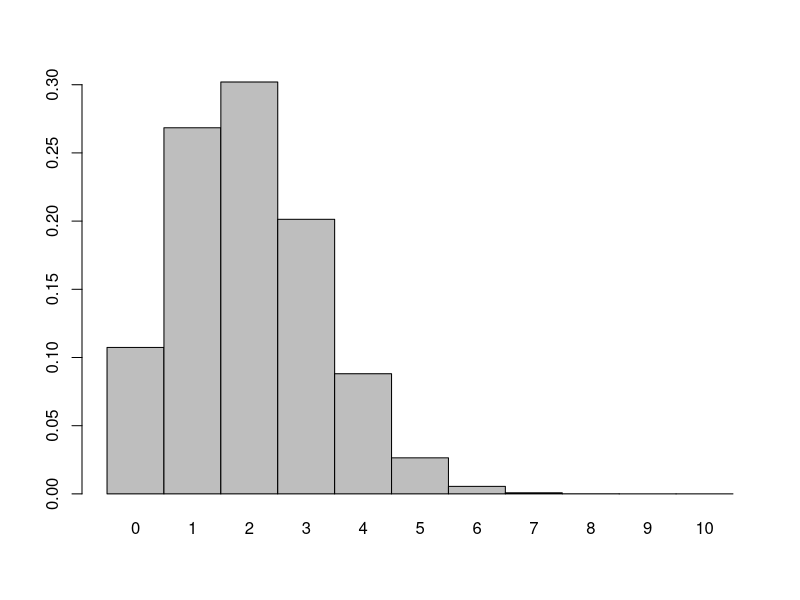

This figure's R source:
y<-dbinom(0:10,size=10,prob=1/5) 
#we are plotting a bar plot based on y the bars are not spaced and the x axis is generated from 0:10
barplot(y,space=0,names.arg=c(0:10))
